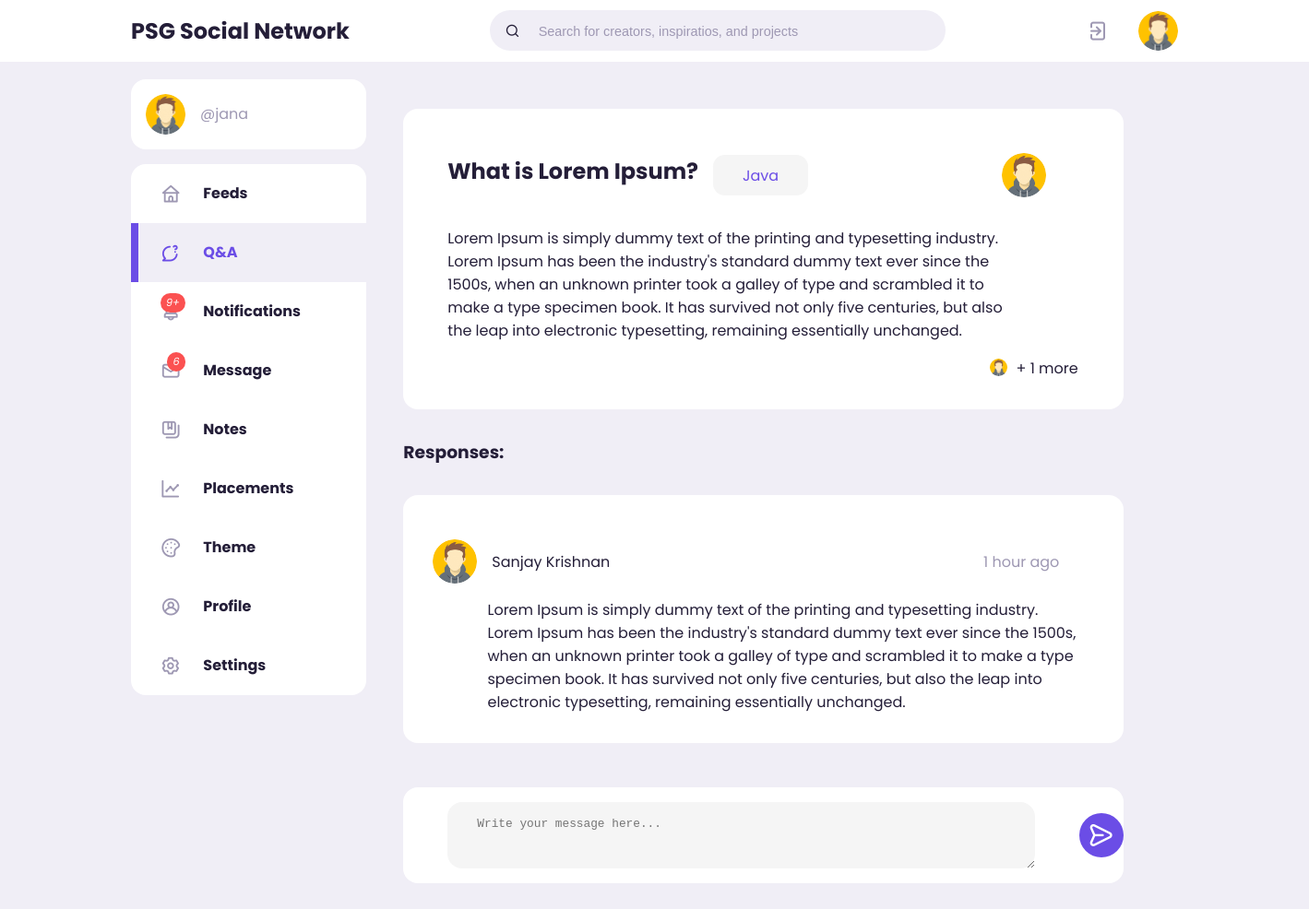
Screenshot of /forum/thread/1/ (signed in) with the database file from the repository.
### user/models.py (models this page shows)
class User(AbstractUser):
    GENDER_CHOICES= [
    ('male', 'Male'),
    ('female', 'Female'),
    ('other', 'Other'),
    ]
    username = models.CharField(max_length=200, unique=True)
    profile_pic = models.ImageField(upload_to="profile-pics", blank=True, null=True, default='profile-pics/default-img.png')
    profile_cover = models.ImageField(upload_to="profile-cover", blank=True, null=True, default='profile-cover/default-profile-cover.jpg')
    type = models.CharField(max_length=200, blank=True)
    email = models.EmailField(unique=True)
    gender = models.CharField(max_length=6, choices=GENDER_CHOICES, default='male', null=True)
    dob = models.DateField(null=True)
    USERNAME_FIELD = 'email'
    REQUIRED_FIELDS = []

### forum/models.py (models this page shows, shortened)
class Thread(models.Model):
    host = models.ForeignKey(User, on_delete=models.CASCADE, null=True)
    question = models.CharField(max_length=200)
    topic = models.CharField(max_length=200)
    description = models.TextField(null=True, blank=True)
    participant = models.ManyToManyField(
        User, related_name='participants', blank=True)
    created = models.DateTimeField(auto_now_add=True)
    class Meta:
        ordering = ['-created']

class Responses(models.Model):
    responder = models.ForeignKey(User, on_delete=models.CASCADE)
    thread = models.ForeignKey(Thread, on_delete=models.CASCADE)
    body = models.TextField()
    created = models.DateTimeField(auto_now_add=True)
    class Meta:
        ordering = ['-created']

### forum/views.py (the view, shortened to what this page needs)
# urls.py: path('thread/<str:pk>/', views.thread, name="thread"),
def thread(request, pk):
    thread = Thread.objects.get(id=pk)
    thread_responses = thread.responses_set.all()
    participants = thread.participant.all()[0:3]
    context = {'thread' : thread, 'thread_responses' : thread_responses, 'participants' : participants}
    return render(request, 'forum/thread.html', context)

### forum/templates/forum/thread.html (shortened to what this page needs)
{% extends 'base.html' %}
{% load static %}
{% block content %}
{% include 'top-nav.html' %}
<main class="thread">
    <div class="container">
        {% include 'side-nav.html'%}
        <section class="middle">
            <div class="thread-container">
                <div class="thread-block">
                    <div class="thread-header">
                        <div class="thread-question">
                            <h2>{{thread.question}}</h2>
                            <div class="thread-topic">
                                {{thread.topic}}
                            </div>
                        </div>
                        <div id="host-profile_pic">
                            <img src="{{thread.host.profile_pic.url}}" alt="profile-image">
                        </div>
                    </div>
                    <div class="thread-description">
                        {{thread.description}}
                    </div>
                    <div class="responded-by liked-by">
                        {% for participant in participants %}
                        <span><img src="{{ participant.profile_pic.url}}"></span>
                        {% endfor %}
                        <p>+ {{participants.count}} more</p>
                    </div>
                </div>
                <div class="thread-responses">
                    <h3>Responses:</h3>
                    {% for response in thread_responses %}
                    <div class="responder-block">
                        <div class="response-header">
                            <div class="responder-info">
                                <img class="responder-profile-img" src="{{response.responder.profile_pic.url}}"
                                    alt="profile-image">
                                <p class="responder-name">{{response.responder.first_name}} {{response.responder.last_name}}
                                </p>
                            </div>
                            <p class="response-time text-muted">{{response.created|timesince}} ago</p>
                        </div>
                        <div class="response-body">
                            {{response.body}}
                        </div>
                    </div>
                    {% endfor %}
            </div>
            </div>
            <div class="response-message">
                {% if request.user.is_authenticated %}
                <div class="message">
                    <form action="" method="POST">
                    <textarea name="body" placeholder="Write your message here..." cols="30" rows="8"></textarea>
                    <div>
                        <button class="response-submit-btn" type="submit">
                            <i class="uil uil-message"></i>
                        </button>
                    </div>
                    </form>
                </div>
                {% endif %}
            </div>
        </section>
    </div>
</main>
{% endblock %}

### templates/top-nav.html
{% load static %}
<nav>
    <div class="container">
        <h2 class="log">
            PSG Social Network
        </h2>
        <div class="search-bar">
            <i class="uil uil-search"></i>
            <input type="search" placeholder="Search for creators, inspiratios, and projects">
        </div>
        <div class="create">
            <a href="{% url 'user:logout'%}"><i class="uil uil-signout icon-font-size"></i></a>
            <div class="profile-picture">
                <img src="{{user.profile_pic.url}}" alt="Profile imgage">
            </div>
        </div>
    </div>
</nav>

### templates/side-nav.html (shortened to what this page needs)
<section class="left">
    <a class="profile">
        <div class="profile-picture">
            <img src="{{user.profile_pic.url}}" alt="profile image">
        </div>
        <div class="handle">
            <p class="text-muted">
                @{{user.username}}
            </p>
        </div>
    </a>
    <div class="sidebar">
        <a href="{% url 'feeds:index' %}" class="menu-item{% if 'feeds' in request.resolver_match.namespace %} active{% endif %}">
            <span><i class="uil uil-home icon"></i></span>
            <h3>Feeds</h3>
        </a>
        <a href="{% url 'forum:thread_list' %} " class="menu-item{% if 'forum' in request.resolver_match.namespace %} active{% endif %}">
            <span><i class="uil uil-comment-question"></i></span>
            <h3>Q&A</h3>
        </a>
        <a href="#" class="menu-item" id="notifications">
            <span><i class="uil uil-bell"><small class="notification-count">9+</small></i></span>
            <h3>Notifications</h3>
        </a>
        <a href="#" class="menu-item" id="messages-notification">
            <span><i class="uil uil-envelope-alt"><small class="notification-count">6</small></i></span>
            <h3>Message</h3>
        </a>
        <a href="{% url 'notes:index' %} " class="menu-item{% if 'notes' in request.resolver_match.namespace %} active{% endif %}">
            <span><i class="uil uil-notebooks"></i></span>
            <h3>Notes</h3>
        </a>
        <a href="#" class="menu-item">
            <span><i class="uil uil-chart-line"></i></span>
            <h3>Placements</h3>
        </a>
        <a href="#" class="menu-item" id="theme">
            <span><i class="uil uil-palette"></i></span>
            <h3>Theme</h3>
        </a>
        <a href="{% url 'user:profile' user.email %}" class="menu-item{% if 'user' in request.resolver_match.namespace %} active{% endif %}">
            <span><i class="uil uil-user-circle"></i></span>
            <h3>Profile</h3>
        </a>
        <a href="#" class="menu-item">
            <span><i class="uil uil-setting"></i></span>
            <h3>Settings</h3>
        </a>
    </div>
</section>

### rows the page displays
User: profile_pic (placeholder picture), username "jana"
Thread: question "What is Lorem Ipsum?", topic "Java", host.profile_pic (placeholder picture), description "Lorem Ipsum is simply dummy text of the printing and typesetting industry. Lorem Ipsum has been the industry's standard dummy text ever since the 1500s, when an unknown printer took a galley of type and scrambled it to make a type specimen book. It has survived not only five centuries, but also the leap into electronic typesetting, remaining essentially unchanged."
User: profile_pic (placeholder picture)
Responses: responder.profile_pic (placeholder picture), responder.first_name "Sanjay", responder.last_name "Krishnan", created "1 hour", body "Lorem Ipsum is simply dummy text of the printing and typesetting industry. Lorem Ipsum has been the industry's standard dummy text ever since the 1500s, when an unknown printer took a galley of type and scrambled it to make a type specimen book. It has survived not only five centuries, but also the leap into electronic typesetting, remaining essentially unchanged."

### other values shown
{{ participants.count }} "1"
